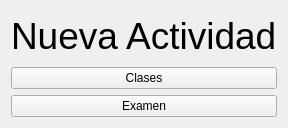
<?xml version="1.0" encoding="UTF-8"?>
<ui version="4.0">
 <class>Actividades</class>
 <widget class="QWidget" name="Actividades">
  <property name="geometry">
   <rect>
    <x>0</x>
    <y>0</y>
    <width>285</width>
    <height>128</height>
   </rect>
  </property>
  <property name="windowTitle">
   <string>actividades</string>
  </property>
  <layout class="QVBoxLayout" name="verticalLayout">
   <item>
    <widget class="QLabel" name="Title">
     <property name="font">
      <font>
       <pointsize>28</pointsize>
      </font>
     </property>
     <property name="text">
      <string>Nueva Actividad</string>
     </property>
    </widget>
   </item>
   <item>
    <widget class="QPushButton" name="clases">
     <property name="text">
      <string>Clases</string>
     </property>
    </widget>
   </item>
   <item>
    <widget class="QPushButton" name="examenes">
     <property name="text">
      <string>Examen</string>
     </property>
    </widget>
   </item>
  </layout>
 </widget>
 <resources/>
 <connections/>
</ui>
